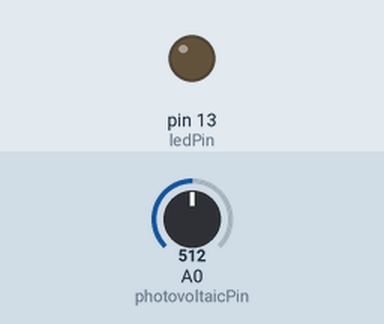
Bench run of a sketch on a simulated Arduino Uno, built with avr-gcc and run on an emulated ATmega328P. Shown: output pins drawn as LEDs (lit = HIGH). The inputs (shaded band) are chosen by the test bench; at power-on: A0 (photovoltaicPin) = 512.

Above: at 1.2 s.
1.3 s: A0 (photovoltaicPin) set to 209
2.8 s: A0 (photovoltaicPin) set to 182
At 3.6 s:
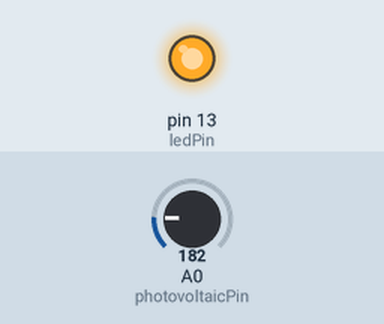
4.3 s: A0 (photovoltaicPin) set to 210
At 4.9 s:
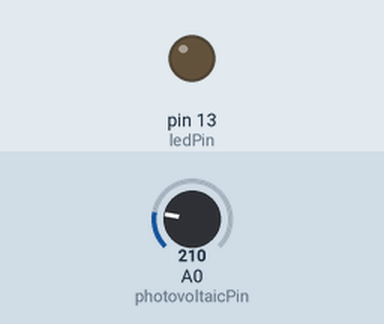
5.8 s: A0 (photovoltaicPin) set to 190
At 6.2 s:
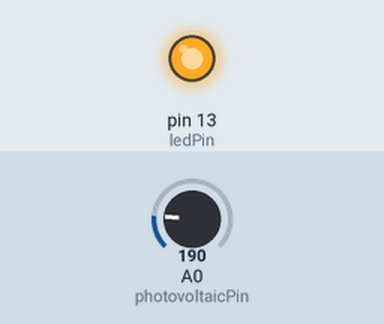
Timing chart, 0 to 8.3 s (numbered marks = the images above; inputs shaded):
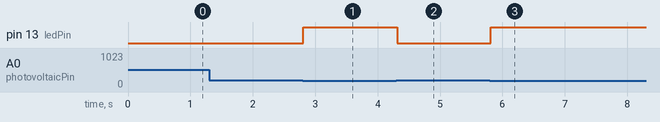

Measured:
- the behaviour switches between 200 and 199 on A0 (photovoltaicPin) (found by bisection; images 0 and 1)
- after the input at 1.3 s, every drawn part: stays the same
- after the input at 2.8 s, pin 13 (ledPin): LOW → HIGH at once
- after the input at 4.3 s, pin 13 (ledPin): HIGH → LOW at once
- after the input at 5.8 s, pin 13 (ledPin): LOW → HIGH at once

The sketch:

light_turns_on_if_light_intensity_goes_down.ino
```cpp
const int photovoltaicPin = A0;  // photovoltaic cell is connected to analog pin A0
const int ledPin = 13;           // LED is connected to digital pin 13

void setup() {
  // set the LED pin as an output
  pinMode(ledPin, OUTPUT);
}

void loop() {
  // read the value from the photovoltaic cell
  int photovoltaicValue = analogRead(photovoltaicPin);

  // if the value is below a certain threshold, turn on the LED
  if (photovoltaicValue < 200) {
    digitalWrite(ledPin, HIGH);
  }
  // otherwise, turn off the LED
  else {
    digitalWrite(ledPin, LOW);
  }

  // delay for a short period of time
  delay(50);
}
```
